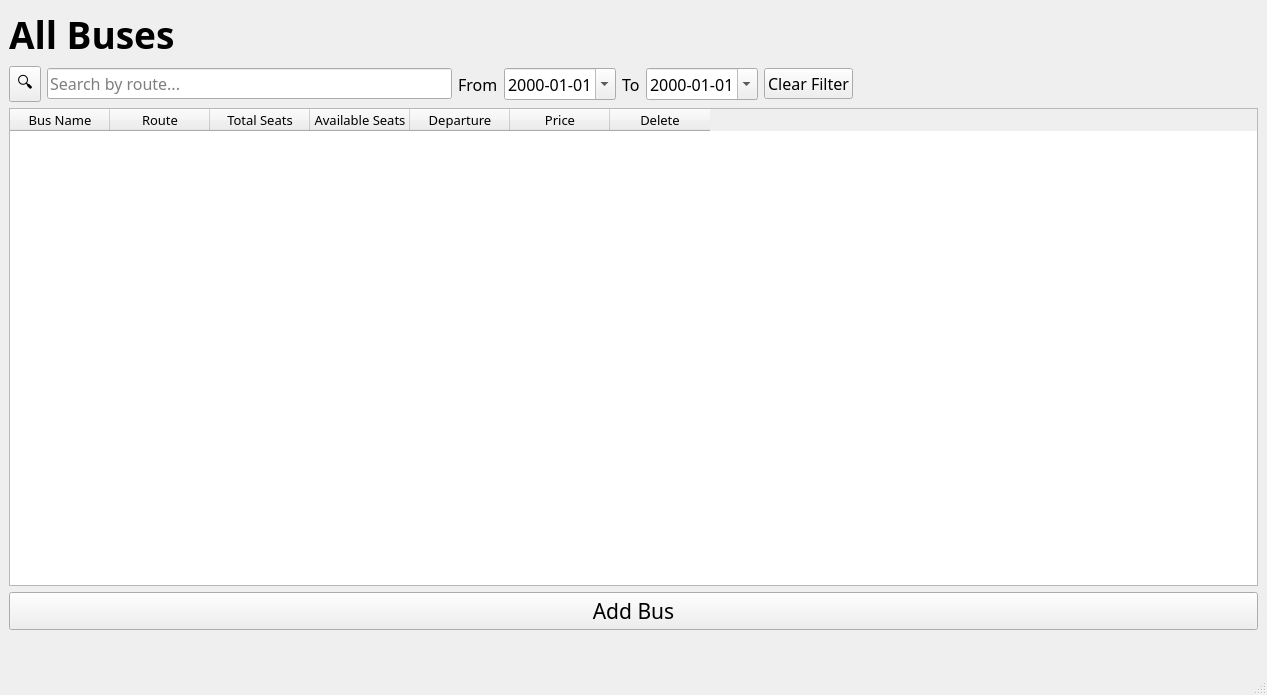
<?xml version="1.0" encoding="UTF-8"?>
<ui version="4.0">
 <class>MainWindowAdmin</class>
 <widget class="QMainWindow" name="MainWindowAdmin">
  <property name="geometry">
   <rect>
    <x>0</x>
    <y>0</y>
    <width>1267</width>
    <height>695</height>
   </rect>
  </property>
  <property name="font">
   <font>
    <family>Segoe UI Variable Small Light</family>
    <pointsize>28</pointsize>
   </font>
  </property>
  <property name="windowTitle">
   <string>bookings</string>
  </property>
  <widget class="QWidget" name="centralwidget">
   <property name="font">
    <font>
     <family>Segoe UI Variable Small Light</family>
     <pointsize>12</pointsize>
    </font>
   </property>
   <layout class="QVBoxLayout" name="verticalLayout">
    <item>
     <widget class="QLabel" name="label">
      <property name="font">
       <font>
        <family>Yu Gothic UI Semibold</family>
        <pointsize>28</pointsize>
        <bold>true</bold>
       </font>
      </property>
      <property name="text">
       <string>All Buses</string>
      </property>
     </widget>
    </item>
    <item>
     <layout class="QHBoxLayout" name="searchRow">
      <item>
       <widget class="QToolButton" name="searchModeBtn">
        <property name="toolTip">
         <string>Choose what to search by</string>
        </property>
        <property name="text">
         <string>🔍</string>
        </property>
        <property name="popupMode">
         <enum>QToolButton::ToolButtonPopupMode::InstantPopup</enum>
        </property>
       </widget>
      </item>
      <item>
       <widget class="QLineEdit" name="routeSearchBar">
        <property name="visible">
         <bool>false</bool>
        </property>
        <property name="placeholderText">
         <string>Search by route...</string>
        </property>
       </widget>
      </item>
      <item>
       <widget class="QLabel" name="fromLabel">
        <property name="text">
         <string>From</string>
        </property>
       </widget>
      </item>
      <item>
       <widget class="QDateEdit" name="dateFromFilter">
        <property name="displayFormat">
         <string>yyyy-MM-dd</string>
        </property>
        <property name="calendarPopup">
         <bool>true</bool>
        </property>
       </widget>
      </item>
      <item>
       <widget class="QLabel" name="toLabel">
        <property name="text">
         <string>To</string>
        </property>
       </widget>
      </item>
      <item>
       <widget class="QDateEdit" name="dateToFilter">
        <property name="displayFormat">
         <string>yyyy-MM-dd</string>
        </property>
        <property name="calendarPopup">
         <bool>true</bool>
        </property>
       </widget>
      </item>
      <item>
       <widget class="QPushButton" name="clearFilterBtn">
        <property name="text">
         <string>Clear Filter</string>
        </property>
       </widget>
      </item>
      <item>
       <spacer name="searchRightSpacer">
        <property name="orientation">
         <enum>Qt::Orientation::Horizontal</enum>
        </property>
        <property name="sizeHint" stdset="0">
         <size>
          <width>40</width>
          <height>20</height>
         </size>
        </property>
       </spacer>
      </item>
     </layout>
    </item>
    <item>
     <widget class="QTableWidget" name="tableWidget">
      <property name="font">
       <font>
        <family>Segoe UI Variable Small Light</family>
        <pointsize>10</pointsize>
       </font>
      </property>
      <column>
       <property name="text">
        <string>Bus Name</string>
       </property>
      </column>
      <column>
       <property name="text">
        <string>Route</string>
       </property>
      </column>
      <column>
       <property name="text">
        <string>Total Seats</string>
       </property>
      </column>
      <column>
       <property name="text">
        <string>Available Seats</string>
       </property>
      </column>
      <column>
       <property name="text">
        <string>Departure</string>
       </property>
      </column>
      <column>
       <property name="text">
        <string>Price</string>
       </property>
      </column>
      <column>
       <property name="text">
        <string>Delete</string>
       </property>
      </column>
     </widget>
    </item>
    <item>
     <widget class="QPushButton" name="pushButton">
      <property name="font">
       <font>
        <family>Segoe UI Variable Small Light</family>
        <pointsize>16</pointsize>
       </font>
      </property>
      <property name="text">
       <string>Add Bus</string>
      </property>
     </widget>
    </item>
   </layout>
  </widget>
  <widget class="QStatusBar" name="statusbar"/>
 </widget>
 <resources/>
 <connections/>
</ui>
